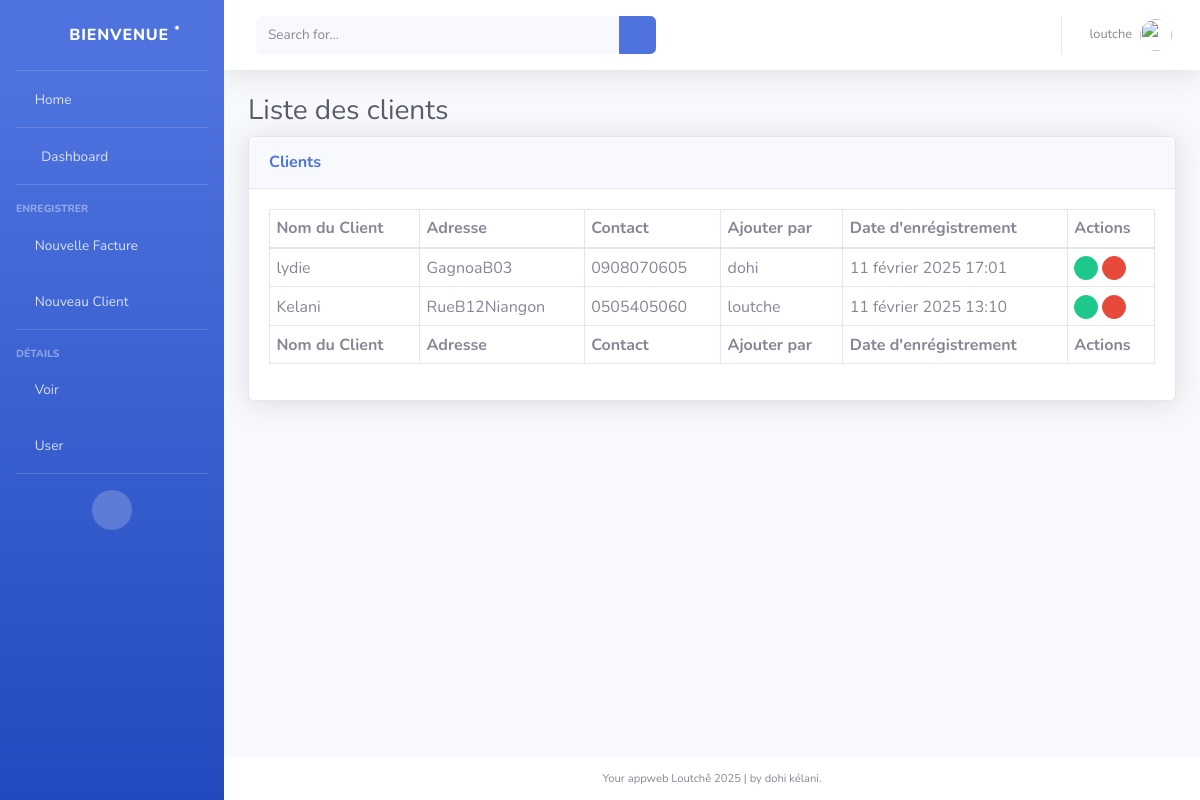
/loutche/liste_client/ (signed in), run on an earlier commit of the app's database.
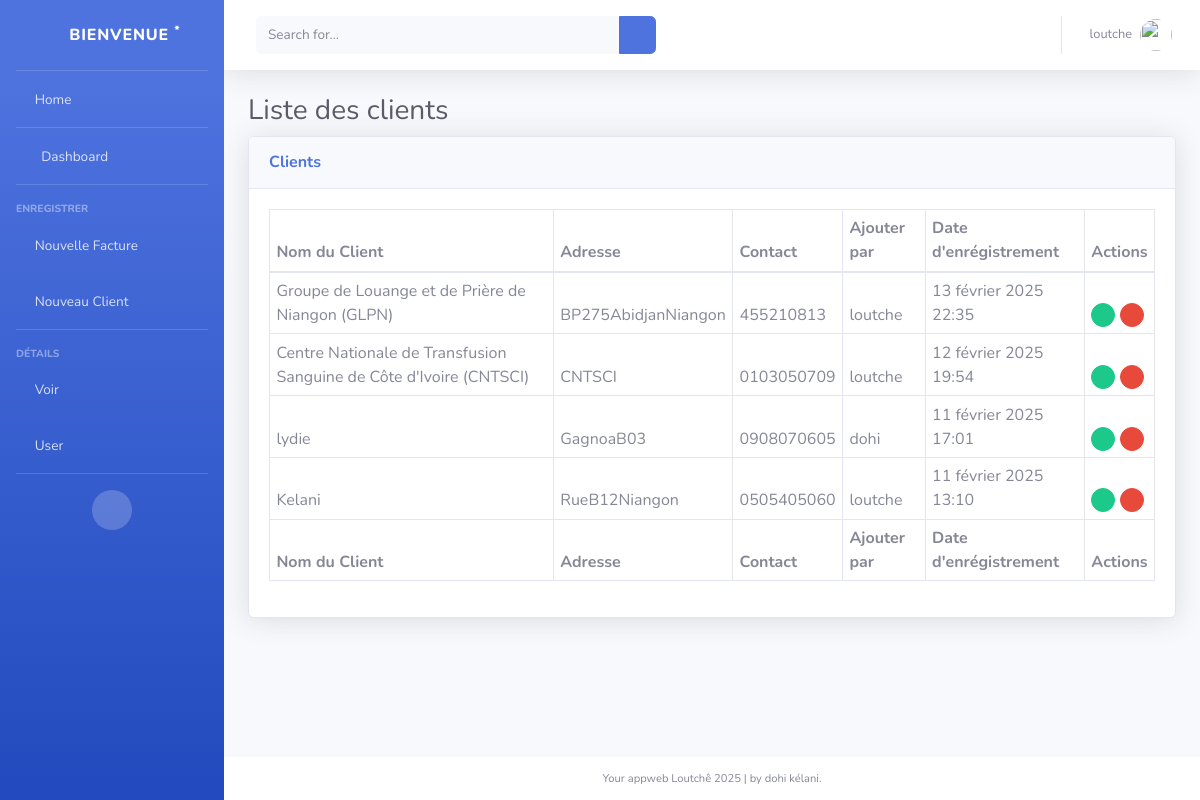
And on a later commit of the database.
### gestion_factures/models.py (models this page shows, shortened)
class Client(models.Model):
    nom = models.CharField(max_length=255, blank=False, null=False)
    contact = models.CharField(max_length=255, blank=True, null=True)
    adresse = models.CharField(max_length=225, blank=True, null=True)
    save_by = models.ForeignKey(User, on_delete=models.PROTECT, related_name='cliens')
    date_client = models.DateTimeField(auto_now_add=True)
    class Meta:
        ordering = ['-date_client']

### gestion_factures/views.py (the view)
# urls.py: path('<str:username>/liste_client/', liste_client, name='liste_client'),
@login_required(login_url='/')
@user_passes_test(is_user)
def liste_client(request, username, *args, **kwargs):
    user = User.objects.get(username=username)
    clients = Client.objects.all()
    return render(request, 'liste_client.html', {'clients': clients, 'user': user})

### gestion_factures/views.py (called while the page is built)
def is_user(user):
    return user.is_authenticated

### gestion_factures/templates/liste_client.html (shortened to what this page needs)
<!DOCTYPE html>
{% load static %}
<html lang="fr">
<head>
    <link href="{% static 'vendor/fontawesome-free/css/all.min.css' %}" rel="stylesheet" type="text/css">
    <link href="{% static 'css/sb-admin-2.min.css' %}" rel="stylesheet">
    <link href="{% static 'vendor/datatables/dataTables.bootstrap4.min.css' %}" rel="stylesheet">
</head>
<body id="page-top">
    <div id="wrapper">
        {% include "sidebar.html" %}
        <div id="content-wrapper" class="d-flex flex-column">
            <div id="content">
                {% include "navbar.html" %}
                <div class="container-fluid">
                    <h1 class="h3 mb-2 text-gray-800">Liste des clients</h1>
                    <div class="card shadow mb-4">
                        <div class="card-header py-3">
                            <h6 class="m-0 font-weight-bold text-primary">Clients</h6>
                        </div>
                        <div class="card-body">
                            <div class="table-responsive">
                                <table class="table table-bordered" id="dataTable" width="100%" cellspacing="0">
                                    <thead>
                                        <tr>
                                            <th>Nom du Client</th>
                                            <th>Adresse</th>
                                            <th>Contact</th>
                                            <th>Ajouter par</th>
                                            <th>Date d'enrégistrement</th>
                                            <th>Actions</th>
                                        </tr>
                                    </thead>
                                    <tfoot>
                                        <tr>
                                            <th>Nom du Client</th>
                                            <th>Adresse</th>
                                            <th>Contact</th>
                                            <th>Ajouter par</th>
                                            <th>Date d'enrégistrement</th>
                                            <th>Actions</th>
                                        </tr>
                                    </tfoot>
                                    <tbody>
                                        {% for client in clients %}
                                            <tr>
                                                <td>{{ client.nom }}</td>
                                                <td>{{ client.adresse }}</td>
                                                <td>{{ client.contact }}</td>
                                                <td>{{ client.save_by.username }}</td>
                                                <td>{{ client.date_client }}</td>
                                                <td>
                                                    <a href="{% url 'modifier_client' user.username client.id %}" class="btn btn-success btn-circle btn-sm">
                                                        <i class="fas fa-edit"></i>
                                                    </a>
                                                    {% if user.is_staff == True %}
                                                        <a href="" class="btn btn-danger btn-circle btn-sm">
                                                            <i class="fas fa-trash"></i>
                                                        </a>
                                                    {% endif %}
                                                </td>
                                            </tr>
                                        {% endfor %}
                                    </tbody>
                                </table>
                            </div>
                        </div>
                    </div>
                </div>
            </div>
            {% include "footer.html" %}
        </div>
    </div>
</body>
</html>

What changed in the data, as far as the page shows it:
added Client: nom "Groupe de Louange et de Prière de Niangon (GLPN)", adresse "BP275AbidjanNiangon", contact "455210813", save_by.username "loutche", date_client "13 février 2025 22:35"
added Client: nom "Centre Nationale de Transfusion Sanguine de Côte d'Ivoire (CNTSCI)", adresse "CNTSCI", contact "0103050709", save_by.username "loutche", date_client "12 février 2025 19:54"
